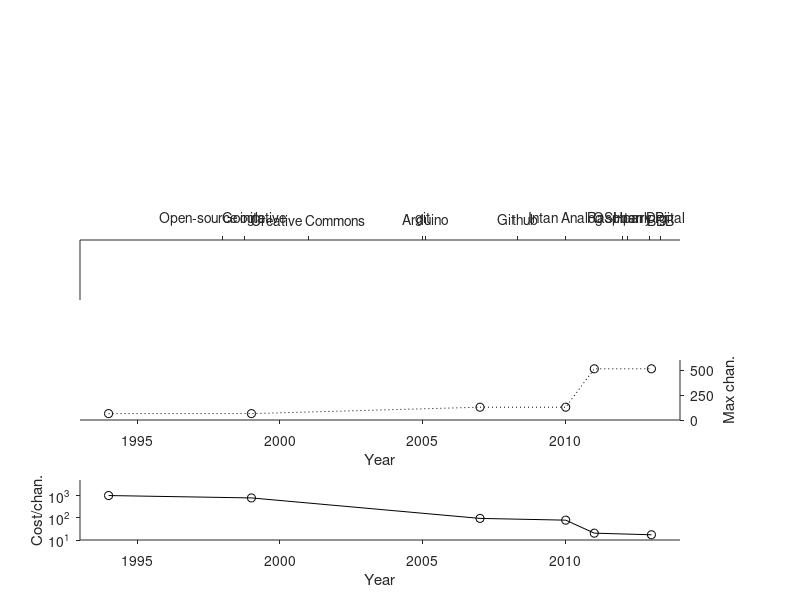

Write the MATLAB code that produced this figure. (Note: this script raises an error after producing the figure.)
% Jon Newman
% A contextual timeline for multichannel open source ephuys projects

% Open source options
sys             = {'AD'         'MB'        'NR'           'AE'        'OE'         'PG'};
time            = [1994         1999        2007           2010        2011         2013];
cost            = [64e3         50e3        9e3            10e3        2600         550 ];  % I'm not sure if these are correct. For instance, AE uses Neuralynx amps right - I would imagine those are not cheap for 128 chans.
chan_atcost     = [64           64          96             128         128          32  ];
max_chan        = [64           64          128            128         512          512 ]; % Technically A/D PG and OE don't have maxs, because they can be daisy-chained. NR is limited by the number of PCI slots available on average PC. Not sure about AE. 

% Other events

% Git introduced, 2005
% Github, 2008
% Intan chips introduced, 2009
% Linux introduced, 1991
% Arduino, 2005
% OSH park accepts outside orders, 2012 (source: @Laen)
% Google opens, 1998
% Creative commons, 2001
% Open source initiative, 1998
% Free software movement started by Richard Stallman, 1983
% Free software foundation formed, 1985

ev      = {'FSF'    'linux'  'Open-source initative' 'Google'       'Creative Commons'      'git'       'Arduino'   'Github'    'OSHpark' 'Raspberry Pi'    'BBB'       'Intan Analog'  'Intan Digital'};
ev_time = [1985     1991     1998                    1998.75        2001                   2005         2005.083    2008.33     2012       2012.167          2013.33    2010.0          2012.916];
[ev_time, idx] = sort(ev_time);
ev = ev(idx);


%% Figure
close all
aw = 15;
ah = 2;
tlim = [1993 2014];

% Cost per channel
figure('unit','centimeters','position',[2 2 20 20]);
a1 = axes('unit','centimeters','position',[2 2 aw ah]);
plot(a1, time, cost./chan_atcost,'ko-');
xlabel('Year')
ylabel('Cost/chan.')
set(a1,'tickdir','out','box','off','Ylim',[10 5e3],'Xlim',tlim,'YTick',[10 100 1000 10000],'YScale','log','TickLength',[0.1/aw 1])

% Channel Count
a2 = axes('unit','centimeters','position',[2 2+2+ah aw ah]);
plot(a2, time, max_chan,'ko:');
xlabel('Year')
ylabel('Max chan.')
set(a2,'tickdir','out','box','off','Ylim',[0 600],'Xlim',tlim,'YTick',[0 250 500],'YScale','linear','TickLength',[0.1/aw 1], 'YAxisLocation','right')

% Contextual timeline
a3 = axes('unit','centimeters','position',[2 2+4+2*ah aw ah]);
set(a3,'tickdir','out','box','off','Ylim',[0 600],'Xlim',tlim,'YTick',[],'XTick',ev_time, 'XTickLabel', ev,'TickLength',[0.1/aw 1], 'XAxisLocation','top')

saveas(gcf,'timeline.fig');
export_fig(gcf,'-pdf','-transparent','timeline.pdf')



